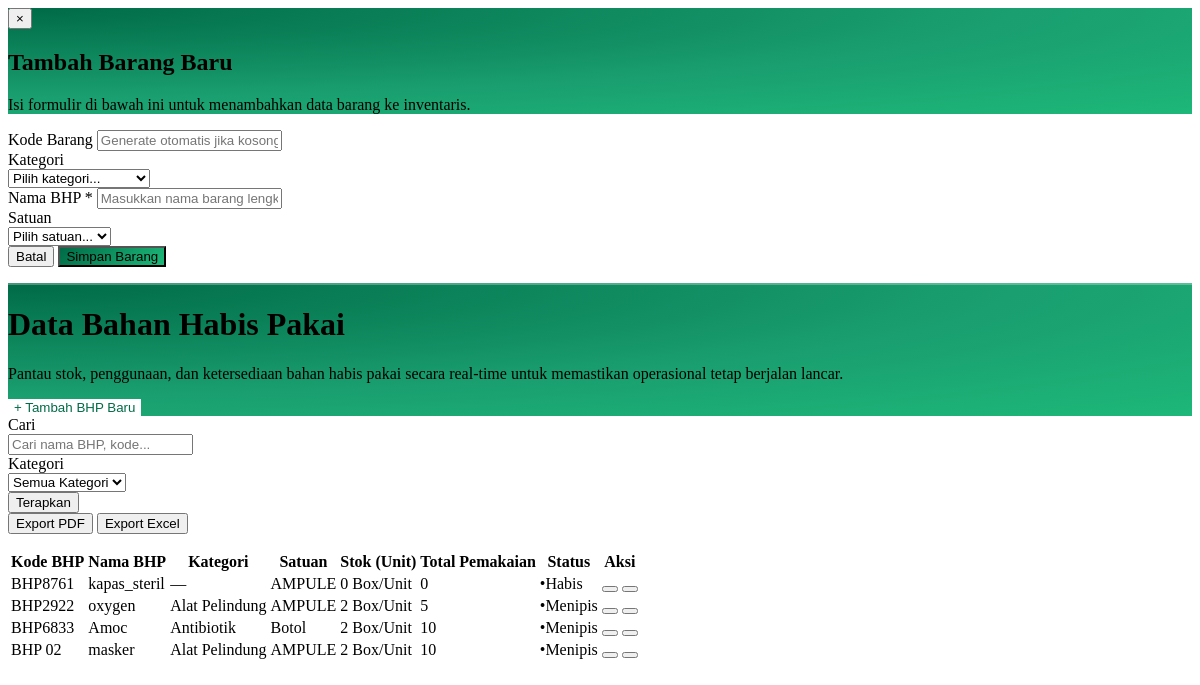
Page /admin/contents/data_bhp.php on the committed database.
### tables this page shows
CREATE TABLE `bhp` (
  `id_bhp` int UNSIGNED NOT NULL,
  `Kode_bhp` varchar(20) DEFAULT NULL,
  `Nama_bhp` varchar(100) NOT NULL,
  `Jumlah` int DEFAULT '0',
  `isi_per_stok` int NOT NULL DEFAULT '1',
  `Pemakaian` varchar(12) DEFAULT '0',
  `id_kategori` int UNSIGNED DEFAULT NULL,
  `id_satuan` int UNSIGNED DEFAULT NULL
);

CREATE TABLE `satuan_bhp` (
  `id_satuan` int UNSIGNED NOT NULL,
  `Nama_satuan` varchar(30) NOT NULL
);

CREATE TABLE `kategori_bhp` (
  `id_kategori` int UNSIGNED NOT NULL,
  `Kode_kategori` varchar(20) DEFAULT NULL,
  `Nama_kategori` varchar(50) NOT NULL
);

### admin/contents/data_bhp.php (the view, shortened to what the rows shown need)
<?php
$mgr       = new BhpManager();
$p      = max(1, (int)($_GET['p'] ?? 1));
$limit  = 10;
$offset = ($p - 1) * $limit;
$filter    = [
  'keyword'     => $_GET['keyword']     ?? '',
  'id_kategori' => $_GET['id_kategori'] ?? '',
  'limit'       => $limit,
  'offset'      => $offset
];
$bhpList      = $mgr->getAllBhp($filter);
$kategoriList = $mgr->getAllKategori();
function stokStatus(int $jumlah): array
{
  if ($jumlah <= 0)  return ['label' => 'Habis',   'cls' => 'text-red-600',   'dot' => 'text-red-500'];
  if ($jumlah <= 10) return ['label' => 'Menipis', 'cls' => 'text-amber-600', 'dot' => 'text-amber-500'];
  return             ['label' => 'Aman',   'cls' => 'text-emerald-600', 'dot' => 'text-emerald-500'];
}
?>
<div id="modalBhp"
  class="hidden fixed inset-0 z-[9999] items-center justify-center p-4"
  style="background:rgba(15,23,42,0.45);backdrop-filter:blur(4px);"
  onclick="if(event.target===this)closeBhpModal()">
  <div class="relative w-full max-w-2xl rounded-2xl overflow-hidden shadow-2xl"
    style="background:#fff;animation:bhpModalIn2 .25s cubic-bezier(.34,1.56,.64,1) both;">
    <div class="relative px-7 pt-6 pb-5"
      style="background:radial-gradient(ellipse at 0% 0%,#006B47 0%,#1A9F70 60%,#1DB879 100%);">
      <h2 class="font-bold text-white text-xl leading-tight" id="bhpModalTitle">Tambah Barang Baru</h2>
    </div>
  </div>
</div>
<div class="w-full p-4 sm:p-6 lg:p-8">
  <div class="max-w-[1400px] mx-auto space-y-6 w-full">
    <div class="relative w-full rounded-2xl overflow-hidden mb-2"
      style="background:radial-gradient(ellipse at 0% 0%,#006B47 0%,#1A9F70 60%,#1DB879 100%);">
      <div class="relative z-10 flex flex-col sm:flex-row items-start sm:items-center justify-between gap-6 px-6 py-6 sm:px-8 sm:py-7">
        <div class="flex items-center gap-4 sm:gap-5 min-w-0">
          <div class="flex flex-col gap-1 min-w-0">
            <h1 class="font-display font-bold text-white text-xl sm:text-2xl lg:text-3xl leading-tight">Data Bahan Habis Pakai</h1>
          </div>
        </div>
      </div>
    </div>
    <div class="bg-white border border-slate-200 rounded-2xl shadow-sm flex flex-col">
      <div class="overflow-x-auto w-full relative z-0">
        <table class="w-full text-left whitespace-nowrap">
          <thead>
            <tr class="bg-white text-[11px] uppercase tracking-wider text-slate-400 border-b border-slate-200 font-bold">
              <th class="py-4 px-6">Kode BHP</th>
              <th class="py-4 px-6">Nama BHP</th>
              <th class="py-4 px-6">Kategori</th>
              <th class="py-4 px-6">Satuan</th>
              <th class="py-4 px-6">Stok (Unit)</th>
              <th class="py-4 px-6">Total Pemakaian</th>
              <th class="py-4 px-6">Status</th>
              <th class="py-4 px-6 text-right">Aksi</th>
            </tr>
          </thead>
          <tbody class="text-[13px] font-plex divide-y divide-slate-100 text-slate-600">
            <?php if (empty($bhpList)): ?>
              <tr>
                <td colspan="8" class="px-6 py-14 text-center text-slate-400">
                  <i class="fas fa-box-open text-4xl mb-3 opacity-30 block"></i>
                  <?php echo ($filter['keyword'] || $filter['id_kategori'])
                    ? 'Tidak ada BHP yang cocok dengan filter.'
                    : 'Belum ada data BHP. Klik "+ Tambah BHP Baru" untuk memulai.'; ?>
                </td>
              </tr>
            <?php else: ?>
              <?php
              $katColors = [
                ['bg' => 'bg-emerald-100/50', 'text' => 'text-emerald-600', 'border' => 'border-emerald-100/50'],
                ['bg' => 'bg-amber-100/50',  'text' => 'text-amber-600',  'border' => 'border-amber-100/50'],
                ['bg' => 'bg-blue-100/50',   'text' => 'text-blue-600',   'border' => 'border-blue-100/50'],
                ['bg' => 'bg-purple-100/50', 'text' => 'text-purple-600', 'border' => 'border-purple-100/50'],
                ['bg' => 'bg-rose-100/50',   'text' => 'text-rose-600',   'border' => 'border-rose-100/50'],
              ];
              $katColorMap = [];
              foreach ($kategoriList as $idx => $k) $katColorMap[$k['id_kategori']] = $katColors[$idx % count($katColors)];
              foreach ($bhpList as $bhp):
                $status = stokStatus((int)$bhp['Jumlah']);
                $col    = $katColorMap[$bhp['id_kategori']] ?? $katColors[0];
              ?>
                <tr class="hover:bg-slate-50/50 transition-colors group bg-white" id="bhp-row-<?php echo $bhp['id_bhp']; ?>">
                  <td class="py-5 px-6 font-semibold text-slate-700"><?php echo htmlspecialchars($bhp['Kode_bhp'] ?? '-'); ?></td>
                  <td class="py-5 px-6 font-semibold text-slate-800"><?php echo htmlspecialchars($bhp['Nama_bhp']); ?></td>
                  <td class="py-5 px-6">
                    <?php if ($bhp['Nama_kategori']): ?>
                      <span class="inline-flex items-center px-3 py-1.5 rounded-md text-[11px] font-bold <?php echo $col['bg'] . ' ' . $col['text'] . ' border ' . $col['border']; ?>">
                        <?php echo htmlspecialchars($bhp['Nama_kategori']); ?>
                      </span>
                    <?php else: ?>
                      <span class="text-slate-300 text-xs">—</span>
                    <?php endif; ?>
                  </td>
                  <td class="py-5 px-6 font-medium text-slate-600"><?php echo $bhp['Nama_satuan'] ? htmlspecialchars($bhp['Nama_satuan']) : '—'; ?></td>
                  <td class="py-5 px-6 font-medium text-slate-600">
                    <span class="font-bold text-slate-700 text-sm"><?php echo number_format((int)$bhp['Jumlah']); ?></span>
                    <span class="text-xs ml-1">Box/Unit</span>
                  </td>
                  <td class="py-5 px-6 font-medium text-slate-500">
                    <div class="font-bold text-emerald-600 text-sm"><?php echo number_format((int)$bhp['Pemakaian']); ?></div>
                  </td>
                  <td class="py-5 px-6">
                    <span class="<?php echo $status['cls']; ?> font-bold text-[11px] tracking-widest uppercase">
                      <span class="<?php echo $status['dot']; ?> mr-1.5 text-[14px] leading-none tracking-normal">&bull;</span><?php echo $status['label']; ?>
                    </span>
                  </td>
                  <td class="py-5 px-6 text-right">
                    <div class="flex items-center justify-end gap-2">
                      <button onclick="editBhp(<?php echo htmlspecialchars(json_encode($bhp), ENT_QUOTES); ?>)"
                        class="text-blue-600 hover:text-blue-800 hover:bg-blue-50 w-8 h-8 flex items-center justify-center rounded-lg transition-colors border border-blue-100/50 bg-white shadow-sm" title="Edit">
                      </button>
                      <button onclick="deleteBhp(<?php echo $bhp['id_bhp']; ?>, '<?php echo htmlspecialchars($bhp['Nama_bhp'], ENT_QUOTES); ?>')"
                        class="text-red-500 hover:text-red-700 hover:bg-red-50 w-8 h-8 flex items-center justify-center rounded-lg transition-colors border border-red-100/50 bg-white shadow-sm" title="Hapus">
                      </button>
                    </div>
                  </td>
                </tr>
              <?php endforeach; ?>
            <?php endif; ?>
          </tbody>
        </table>
      </div>
    </div>
  </div>
</div>

### rows in the picture
bhp: Kode_bhp "BHP8761", Nama_bhp "kapas_steril", id_satuan.Nama_satuan "AMPULE", Jumlah "0", Pemakaian "0", Jumlah "Habis"
bhp: Kode_bhp "BHP2922", Nama_bhp "oxygen", id_kategori.Nama_kategori "Alat Pelindung", id_satuan.Nama_satuan "AMPULE", Jumlah "2", Pemakaian "5", Jumlah "Menipis"
bhp: Kode_bhp "BHP6833", Nama_bhp "Amoc", id_kategori.Nama_kategori "Antibiotik", id_satuan.Nama_satuan "Botol", Jumlah "2", Pemakaian "10", Jumlah "Menipis"
bhp: Kode_bhp "BHP 02", Nama_bhp "masker", id_kategori.Nama_kategori "Alat Pelindung", id_satuan.Nama_satuan "AMPULE", Jumlah "2", Pemakaian "10", Jumlah "Menipis"
